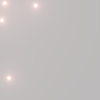
Frame 1 (no input)
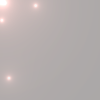
Frame 60 (the mouse pressed at the canvas centre just before this capture)
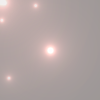
Frame 120 (the mouse held since frame 60 and released just before this capture)

The Processing sketch that drew these frames (run headless with seeded random() and noise(); from frame 60 on, the mouse is pressed at the canvas centre):

// Processing sketch: processing_20549
// ── processing_20549.pde

// Shining Particle by harukit
// Created with Processing 68 alpha on September 11 , 2004
// http://www.harukit.com 


int pNum =4;
Particle[] p = new Particle[pNum];
float rr,gg,bb,dis;
int gain = 5;
float[] cc = new float[3];

void setup(){
  size(100,100);
  noStroke();
  loadPixels();
  background(0);
  for(int i=0;i<3;i++){
    cc[i]=random(40)+random(40)+random(40)+random(40)+random(40);
  }
  for(int i=0;i<pNum;i++){
    p[i] = new Particle(random(width),random(height),random(0.1,0.3));
  }
}
void draw(){
 loopx(); 
}
void loopx(){
  for(int i=0;i<pNum;i++){
    p[i].update();
  }
  for(int y=0;y<height;y+=1){
    for(int x=0;x<width;x+=1){
        int pos=y*width+x;
        color col = pixels[pos];
        rr = col >> 16 & 0xff;
        gg = col >> 8 & 0xff;
        bb = col  & 0xff;
        for(int i=0;i<pNum;i++){
          dis =dist(p[i].xpos,p[i].ypos,x,y);
          rr += cc[0]/dis-gain;
          gg += cc[1]/dis-gain;
          bb += cc[2]/dis-gain;
        }
       // stroke(rr,gg,bb);
       // i
       set(x,y,color(rr,gg,bb));
       // point(x,y);
       // pixels[pos]=color(rr,gg,bb);
    }
  }
}

void mousePressed(){
 // background(0);
  Particle[] p = new Particle[pNum];
}

void mouseReleased(){
  for(int i=0;i<3;i++){
    cc[i]=random(40)+random(40)+random(40)+random(40)+random(40);
  }
 // background(0);
  for(int i=0;i<pNum;i++){
    p[i] = new Particle(random(width),random(height),random(0.1,0.3));
  }
}

class Particle{
  float xpos,ypos,del;
  Particle(float x,float y,float d){
    xpos=x;
    ypos=y;
    del = d;
  }
  void update(){
    xpos += (mouseX-xpos)*del;
    ypos += (mouseY-ypos)*del;
  }
}

                
                
